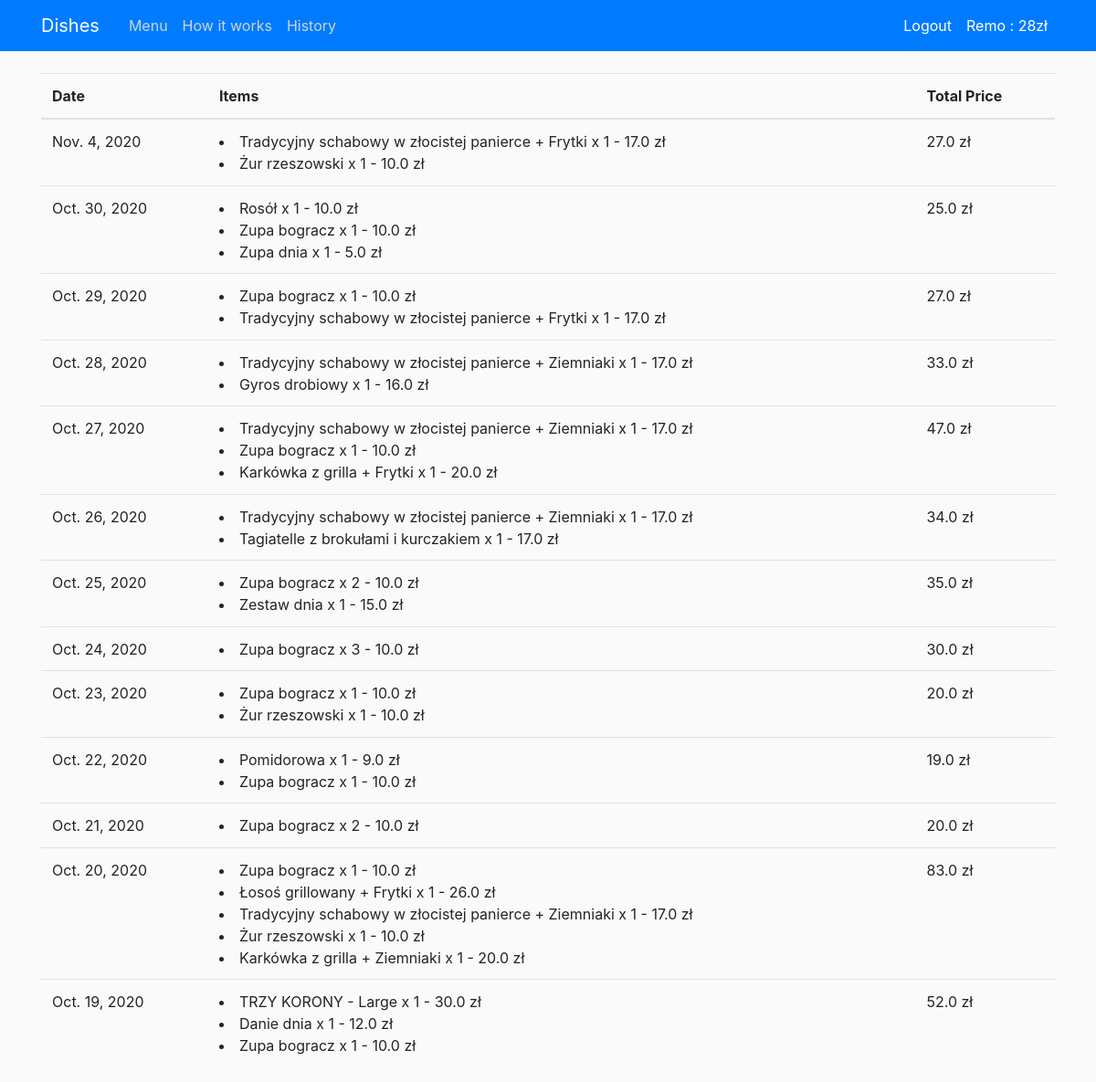
/history/ (signed in), run on an earlier commit of the app's database.
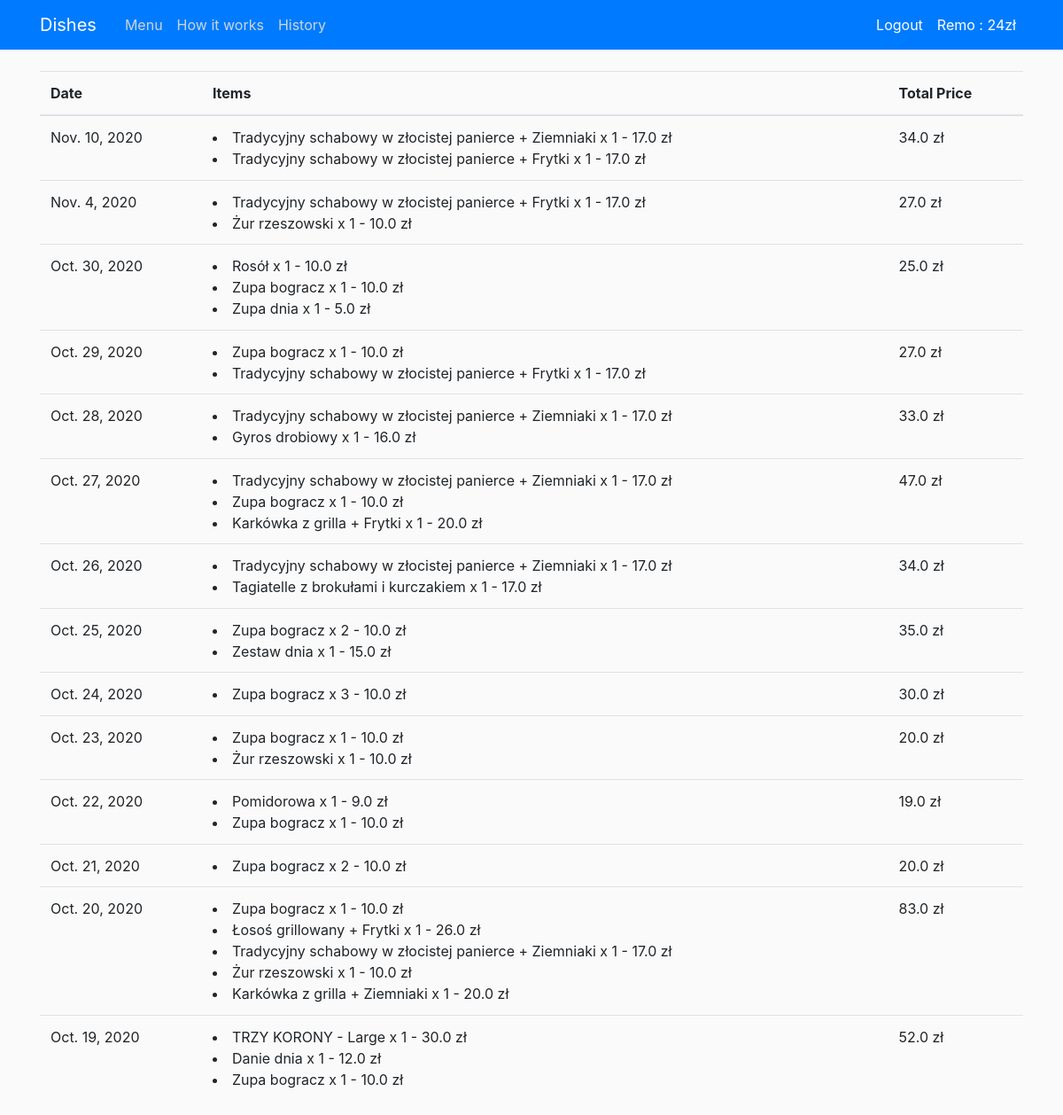
And on a later commit of the database.
### users/models.py (models this page shows, shortened)
class Profile(models.Model):
    user = models.OneToOneField(User, on_delete=models.CASCADE)
    money = models.FloatField(default=0)

### shop/views.py (the view)
# urls.py: path('history/',show_history, name='shop-history')
@login_required
def show_history(request):
    dates = Orders.objects.filter(user=request.user).dates('order_date','day')
    orders = Orders.objects.filter(user=request.user)
    history = []
    for d in reversed(dates):
        items = []
        total = 0
        for o in orders:
            if o.order_date.date() == d:
                items.append(f'{o.composition} x {o.quantity} - {o.composition.dish.price + o.composition.addon.price} zł')
                total += (o.composition.dish.price + o.composition.addon.price) * o.quantity
        history.append({'date': d, 'items': items, 'price': total})
    context = {
        'summary': True,
        'money': Profile.objects.get(user=request.user).money,
        'history': history
    }
    return render(request,'shop/history.html',context)

### shop/models.py (called while the page is built)
    def __str__(self):
        return f'{self.name}'

    def __str__(self):
        return f'{self.name}'

    def __str__(self):
        if self.addon.name == 'empty':
            return f'{self.dish}'
        elif self.addon.addon_type == 'pizza':
            return f'{self.dish} - {self.addon}'
        else:
            return f'{self.dish} + {self.addon}'

### shop/templates/shop/history.html
{% extends 'shop/base.html' %}
{% block summary %}
    <div class="container">
       <table class="table">
            <thead>
            <tr>
                <th scope="col">Date</th>
                <th scope="col">Items</th>
                <th scope="col">Total Price</th>
            </tr>
            </thead>
            <tbody>
                {% for h in history %}
                    <tr>
                        <td> {{h.date}}</td>
                        <td>
                            {% for item in h.items %}
                                <li> {{item}} </li>
                            {% endfor %}
                        </td>
                        <td> {{h.price}} zł</td>
                    <tr>
                {% endfor %}
            </tbody>
        </table>
    </div>
{% endblock summary %}

### shop/templates/shop/base.html (shortened to what this page needs)
{% load static %}
{% load django_template_maths %}
<!DOCTYPE html>
<html>
<head>
    <link rel="stylesheet" href="https://stackpath.bootstrapcdn.com/bootstrap/4.5.2/css/bootstrap.min.css">
    <link rel="stylesheet" type="text/css" href="{% static 'shop/main.css' %}">
</head>
<body>
    <header class="site-header">
        <nav class="navbar navbar-expand-md navbar-dark bg-primary fixed-top">
            <div class="container">
                <a class="navbar-brand mr-4">Dishes</a>
                <div class="collapse navbar-collapse" id="navbarToggle">
                    <div class="navbar-nav mr-auto">
                        <a class="nav-item nav-link" href="{% url 'shop-home' %}">Menu</a>
                        <a class="nav-item nav-link" href="{% url 'shop-about' %}">How it works</a>
                        {% if user.is_authenticated %}
                            <a class="nav-item nav-link" href="{% url 'shop-history' %}">History</a>
                        {% endif %}
                    </div>
                     <div class="navbar-nav">
                        {% if user.is_authenticated %}
                            <a class="nav-item nav-link" style="color: #ffffff" href="{% url 'logout' %}">Logout</a>
                            <a class="nav-item nav-link" style="color: #ffffff" href="{% url 'profile' %}">{{ user.username }} : {{money|floatformat}}zł</a>
                        {% else %}
                            <a class="nav-item nav-link" style="color: #ffffff" href="{% url 'login' %}">Login</a>
                            <a class="nav-item nav-link" style="color: #ffffff" href="{% url 'register' %}">Register</a>
                        {% endif %}
                    </div>
                </div>
            </div>
        </nav>
    </header>
   <main role="main" class="container-fluid">
        {% if summary %}
            {% block summary %}
            {% endblock summary %}
        {% endif %}
    </main>
</body>
</html>

What changed in the data, as far as the page shows it:
changed Profile: money "28" → "24"
Also different on the page:
new list line: "Nov. 10, 2020 Tradycyjny schabowy w złocistej panierce + Ziemniaki x 1 - 17.0 zł Tradycyjny schabowy w złocistej panierce + Frytki x 1 - 17.0 zł 34.0 zł"
